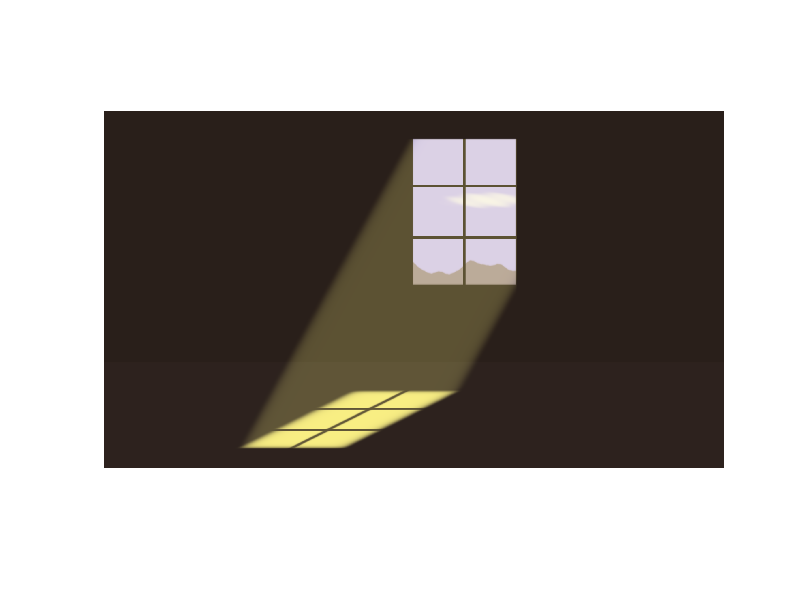

Recreate this plot in MATLAB.
A = @(x,y) 3/10 .* exp(-exp(70*(2*(x - 2.*y - 1/2).^2 + 3/25.*cos(6*(x - 2.*y - 1/2)).^100 - 1/10)) ...
    - exp(1000*((y + 1/2).^2 + 3/25.*sin(34*(y + 1/2)).^270 - 15/1000))) ...
    + 1/10 .* exp(-exp(80*(x - 11/20.*y + 22/100).^2 - 320/25) - exp(1000.*x - 227) ...
    - exp(1000*(y - 9/200).^2 - 450) - exp(100.*x - 200.*y - 73));
C = @(x,y) 1/50 .* exp(-exp(1000*(y + 1/4))) ...
    + 1/2 .* exp(-exp(1000*(2*x.^2 + 3/25.*cos(6*x).^400 - 1/10)) ...
    - exp(1000*((y - 2/5).^2 + 9/50.*sin(14*(y - 2/5)).^270 - 1/10)));
B = @(x,y) 1/10 + 7/5.*C(x,y).*(57/100 + 43/100.*exp(-exp(-500.*(y - 3/20 ...
    - 1/100.*sin(24.*x+1) - 1/50.*sin(16.*x) - 1/50.*sin(24.*x+1).^4 - 1/2000.*sin(320.*x) ...
    - 1/5000.*sin(500.*x)))) ) + A(x,y);
G = @(x,y) 3/25 + C(x,y)./10.*(7 + 3.*exp(-exp(80.*(x - 1/10).^2 + 6.*(20.*y - 9).^2 ...
    + 2/5.*cos(50.*x + 150.*y) - 2)) + 3.*exp(-exp(-500.*(y - 3/20 - 1/100.*sin(24.*x + 1) ...
    - 1/50.*sin(16.*x) - 1/50.*sin(24.*x + 1).^4 - 1/2000.*sin(320.*x) - 1/5000.*sin(500.*x))))) + 2.*A(x,y);
R = @(x,y) 4/25 + C(x,y)./4.*(3 + exp(-exp(80.*(x - 1/10).^2 + 6.*(20.*y - 9).^2 + 2/5.*cos(50.*x + 150.*y) - 2)) ...
    + exp(-exp(-500.*(y - 3/20 - 1/100.*sin(24.*x + 1) - 1/50.*sin(16.*x) - 1/50.*sin(24.*x + 1).^4 - 1/2000.*sin(320.*x) ...
    - 1/5000.*sin(500.*x))))) + 2.*A(x,y);
[m,n] = meshgrid(1:1:2150, 1:1:1240);
Rp = uint8(255.*R((m - 1250)./800, (671 - n)./800));
Gp = uint8(255.*G((m - 1250)./800, (671 - n)./800));
Bp = uint8(255.*B((m - 1250)./800, (671 - n)./800));
Pp = cat(3, Rp, Gp, Bp);
imshow(Pp)
